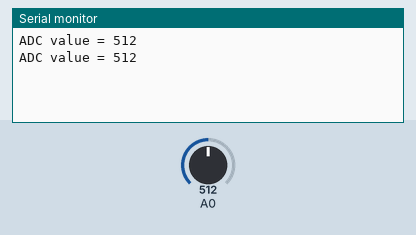
Simulated run of this sketch. Board: Arduino Uno, built with avr-gcc and run on an emulated ATmega328P. Shown: the last lines printed to the serial monitor. The inputs (shaded band) are chosen by the test bench; at power-on: A0 = 512.

Above: at 1.8 s.
1.9 s: A0 set to 716
At 2.8 s:
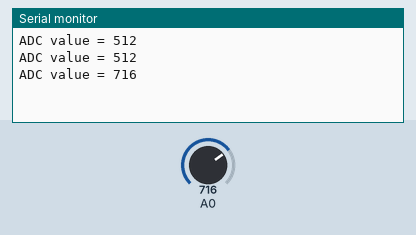
3.4 s: A0 set to 900
At 4.5 s:
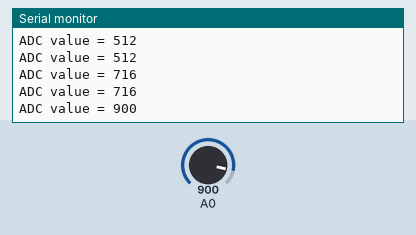
Timing chart, 0 to 6.4 s (numbered marks = the images above; inputs shaded):
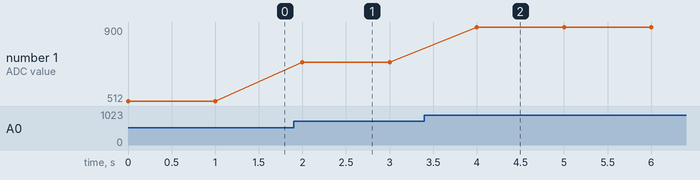

The sketch:

test_1_analog_input1.ino
```cpp
void setup()
{
  Serial.begin(9600);
  pinMode(A0, INPUT);
}

void loop()
{
  int volt = analogRead(A0);
  Serial.println(String("ADC value = ")+volt);
  delay(1000);
}
```

Measured:
- after the input at 1.9 s, the serial monitor: prints a new line after 0.10 s (image 1)
- after the input at 3.4 s, the serial monitor: prints a new line after 0.60 s (image 2)
- plotted number 1: 512 → 716 after the input at 1.9 s, 716 → 900 after the input at 3.4 s
